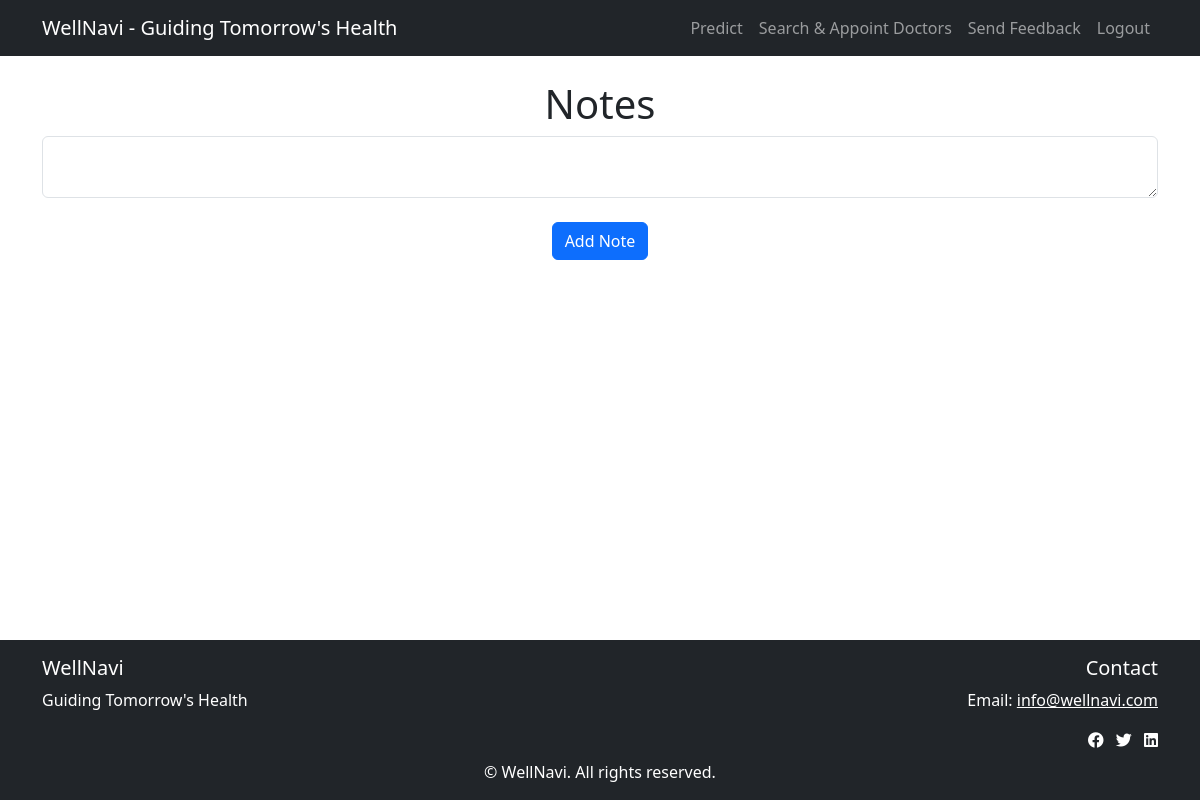
Page / (signed in) on the earlier database version.
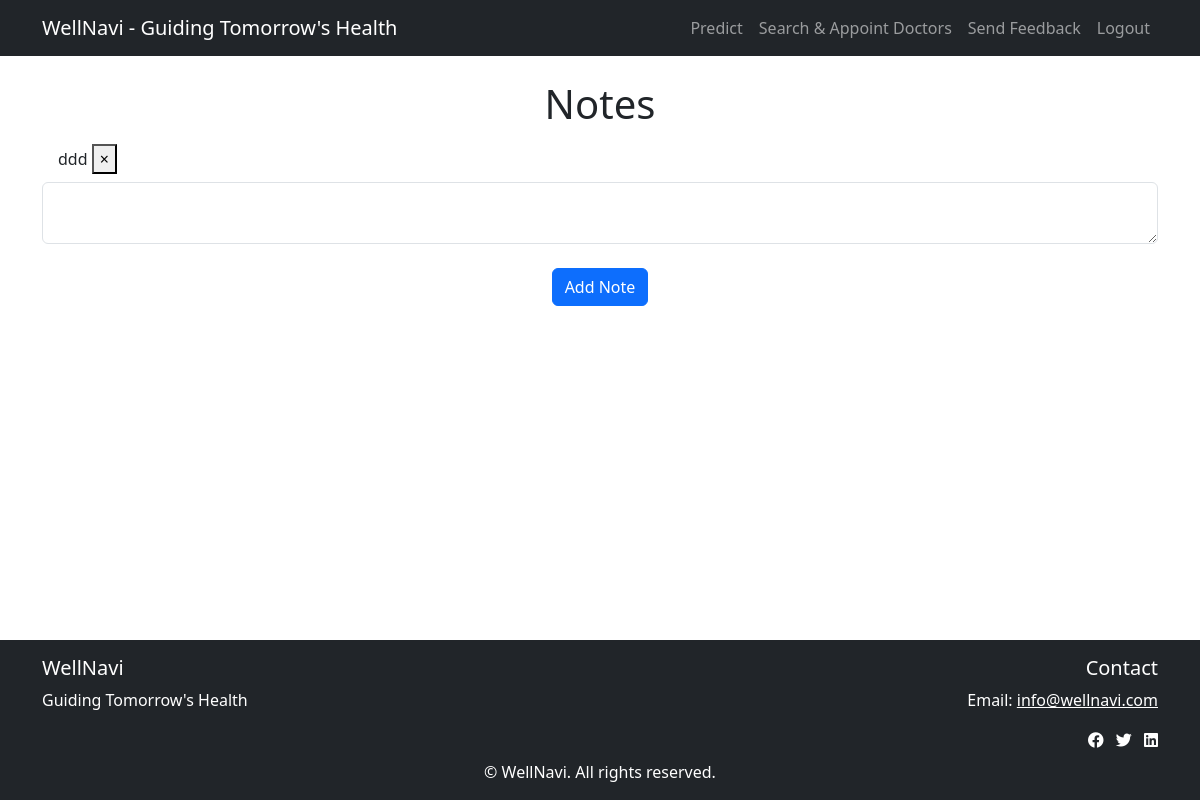
Same page on the later database version.
### website/models.py (models this page shows)
class Note(db.Model):
    id = db.Column(db.Integer, primary_key=True)
    data = db.Column(db.String(200), nullable=False)
    user_id = db.Column(db.Integer, db.ForeignKey('user.id'), nullable=False)

### website/views.py (the view, shortened to what this page needs)
@views.route('/', methods=['GET', 'POST'])
@login_required
def home():
    return render_template("home.html", user=current_user)

### website/__init__.py (called while the page is built)
def create_app():
    app = Flask(__name__)
    app.config['SECRET_KEY'] = 'hjshjhdjah kjshkjdhjs'
    app.config['SQLALCHEMY_DATABASE_URI'] = f'sqlite:///{DB_NAME}'
    db.init_app(app)
    from .views import views
    from .auth import auth
    app.register_blueprint(views, url_prefix='/')
    app.register_blueprint(auth, url_prefix='/')
    from .models import User, Note
    with app.app_context():
        db.create_all()
    login_manager = LoginManager()
    login_manager.login_view = 'auth.login'
    login_manager.init_app(app)
    @login_manager.user_loader
    def load_user(id):
        return User.query.get(int(id))
    return app

### website/templates/home.html
{% extends "base.html" %} {% block title %}Home{% endblock %} {% block content
%}
<h1 class="text-center">Notes</h1>
<ul class="list-group list-group-flush" id="notes">
  {% for note in user.notes %}
  <li class="list-group-item">
    {{ note.data }}
    <button type="button" class="close" onClick="deleteNote({{ note.id }})">
      <span aria-hidden="true">&times;</span>
    </button>
  </li>
  {% endfor %}
</ul>
<form method="POST">
  <textarea name="note" id="note" class="form-control"></textarea>
  <br />
  <div class="text-center">
    <button type="submit" class="btn btn-primary">Add Note</button>
  </div>
</form>
{% endblock %}

Differences in the rows shown:
added Note: data "ddd"
